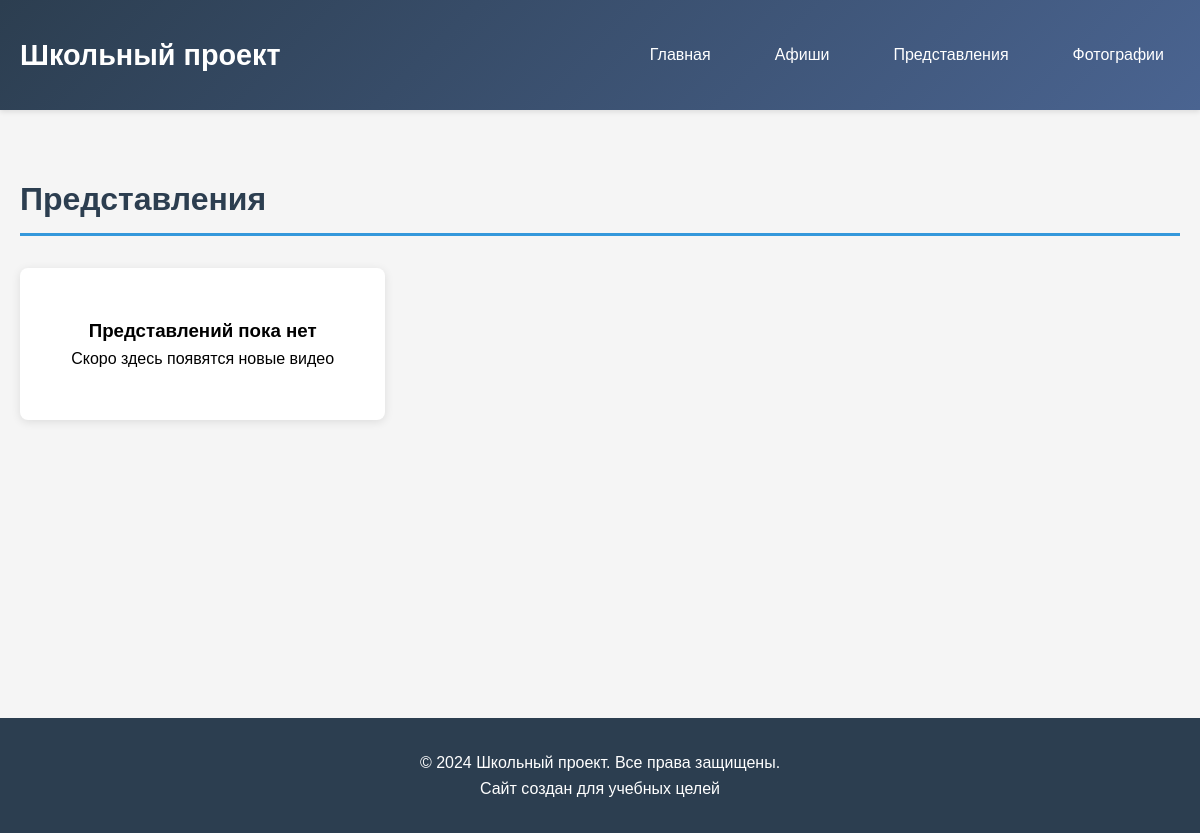
Before: /performances/ with the older database file.
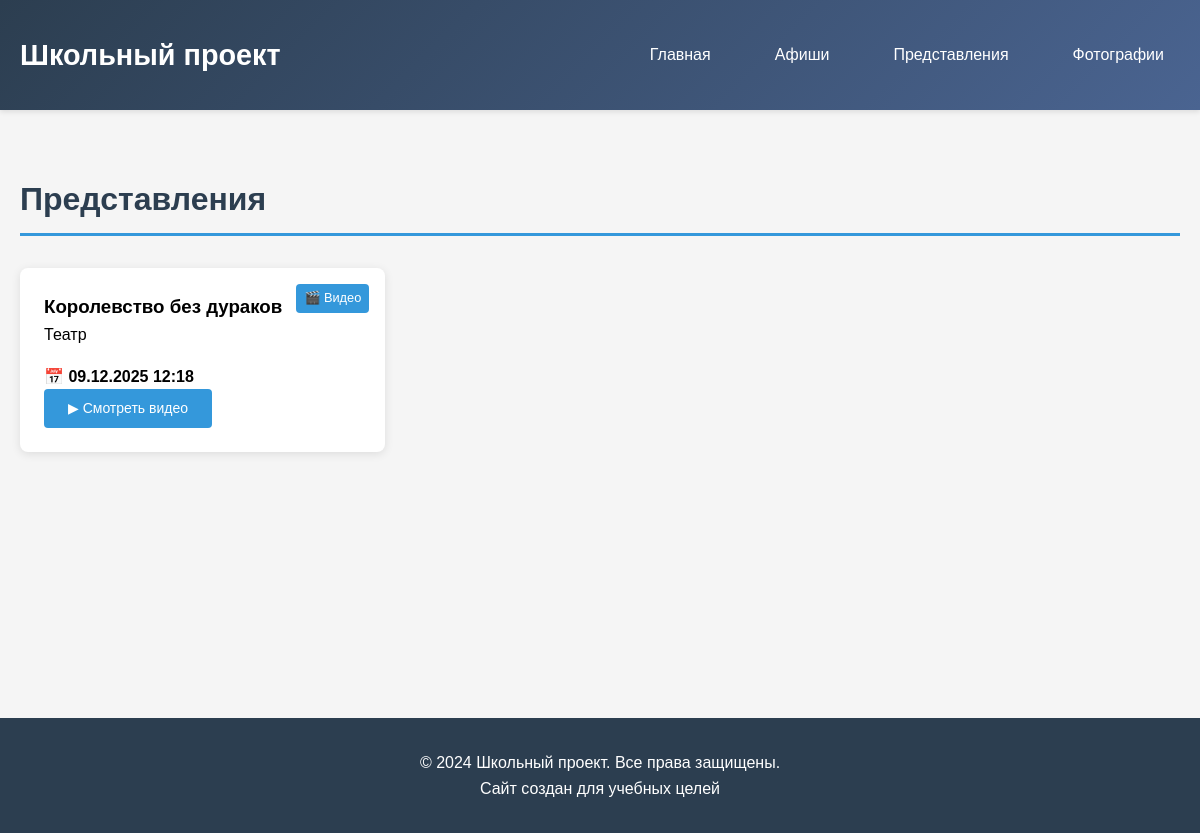
After: the same page with the newer database file.
### culture/models.py (models this page shows, shortened)
class Performance(models.Model):
    title = models.CharField(max_length=200)
    description = models.TextField()
    date = models.DateTimeField()
    video_url = models.URLField(
        blank=True,
        null=True,
        help_text="Ссылка на YouTube видео (например: https://www.youtube.com/watch?v=VIDEO_ID)"
    )
    video_file = models.FileField(
        upload_to='videos/',
        blank=True,
        null=True,
        help_text="Загрузите видео в формате MP4 (рекомендуется)"
    )
    created_at = models.DateTimeField(default=timezone.now)

### culture/views.py (the view)
# urls.py: path('performances/', views.performances_list, name='performances'),
def performances_list(request):
    performances = Performance.objects.all().order_by('-date')
    return render(request, 'culture/performances.html', {'performances': performances})

### culture/templates/culture/performances.html
{% extends 'culture/base.html' %}
{% block content %}
    <h1 class="section-title">Представления</h1>
    <div class="grid">
        {% for performance in performances %}
        <div class="card">
            <div class="card-content">
                {% if performance.video_url or performance.video_file %}
                <div style="position: absolute; top: 1rem; right: 1rem; background: #3498db; color: white; padding: 0.25rem 0.5rem; border-radius: 4px; font-size: 0.8rem;">
                    🎬 Видео
                </div>
                {% endif %}
                <h3>{{ performance.title }}</h3>
                <p>{{ performance.description|truncatechars:150 }}</p>
                <div style="margin-top: 1rem;">
                    <p><strong>📅 {{ performance.date|date:"d.m.Y H:i" }}</strong></p>
                    <a href="{% url 'performance_detail' performance.pk %}" class="btn">
                        ▶ Смотреть видео
                    </a>
                </div>
            </div>
        </div>
        {% empty %}
        <div class="card">
            <div class="card-content" style="text-align: center; padding: 3rem;">
                <h3>Представлений пока нет</h3>
                <p>Скоро здесь появятся новые видео</p>
            </div>
        </div>
        {% endfor %}
    </div>
{% endblock %}

Changed rows visible on the page:
added Performance: shows "🎬 Видео", title "Королевство без дураков", description "Театр", date "09.12.2025 12:18"
Other visible differences:
text no longer shown: "Представлений пока нет Скоро здесь появятся новые видео"
